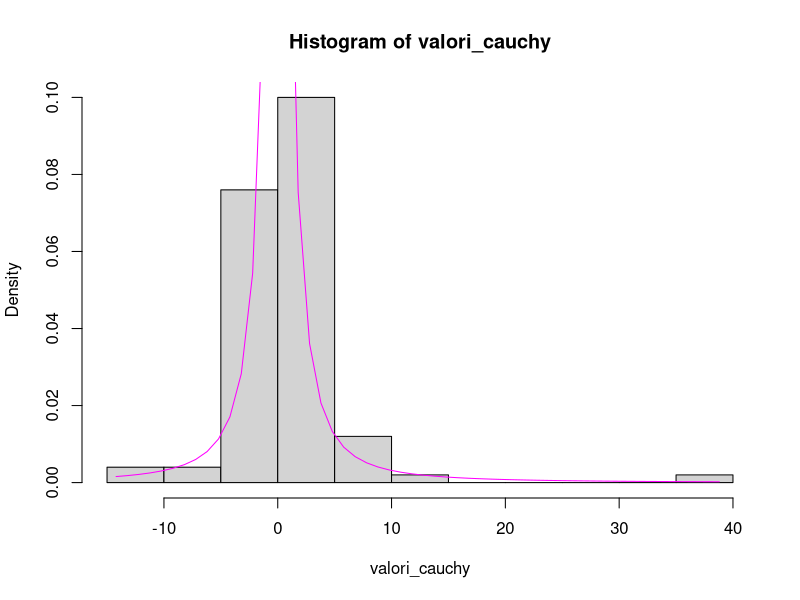
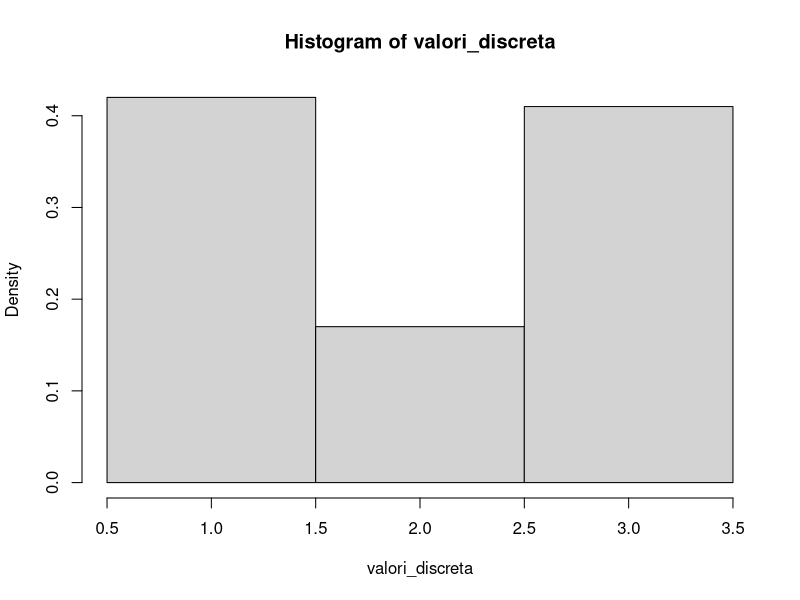
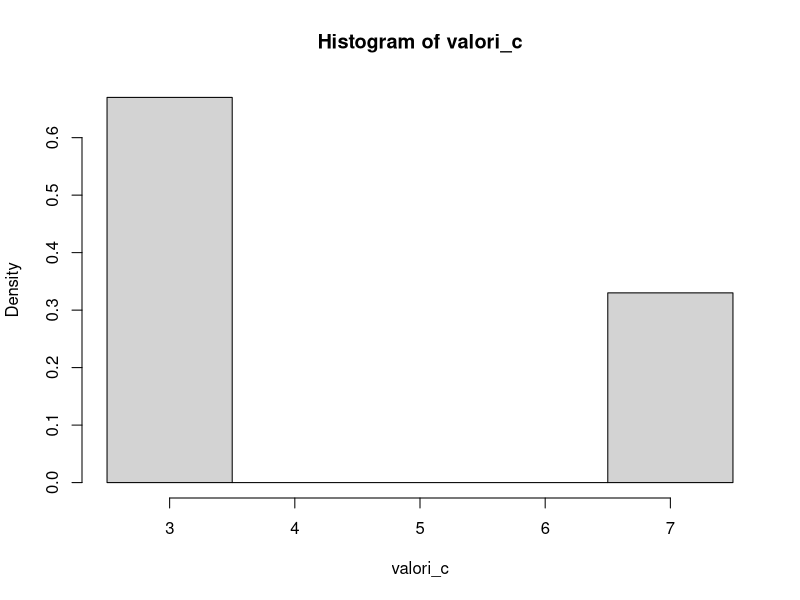
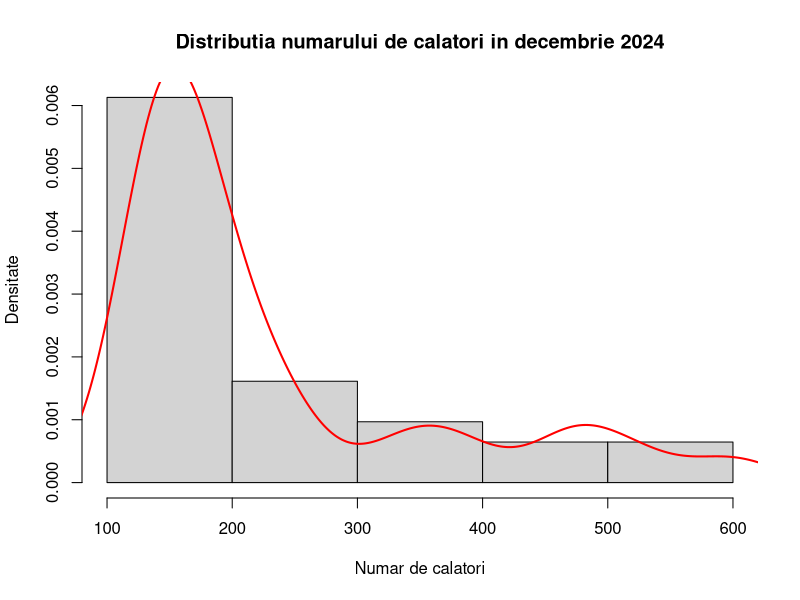
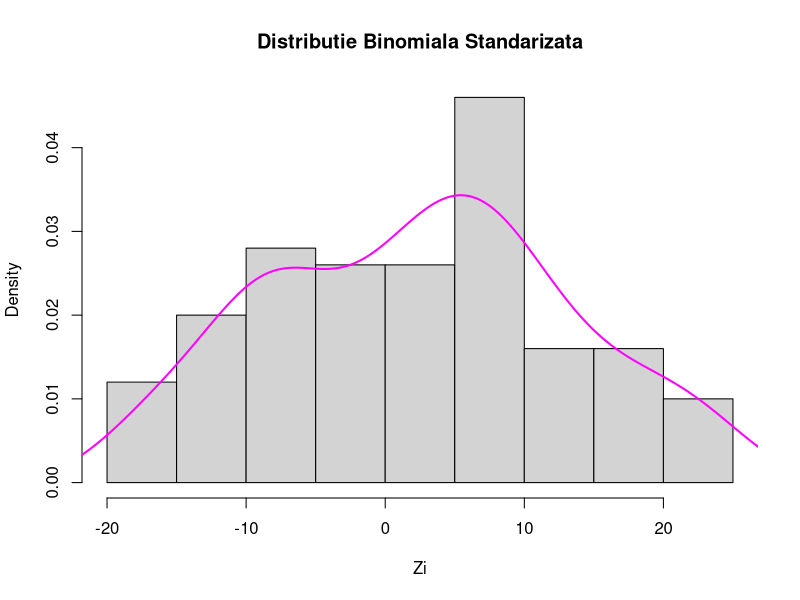
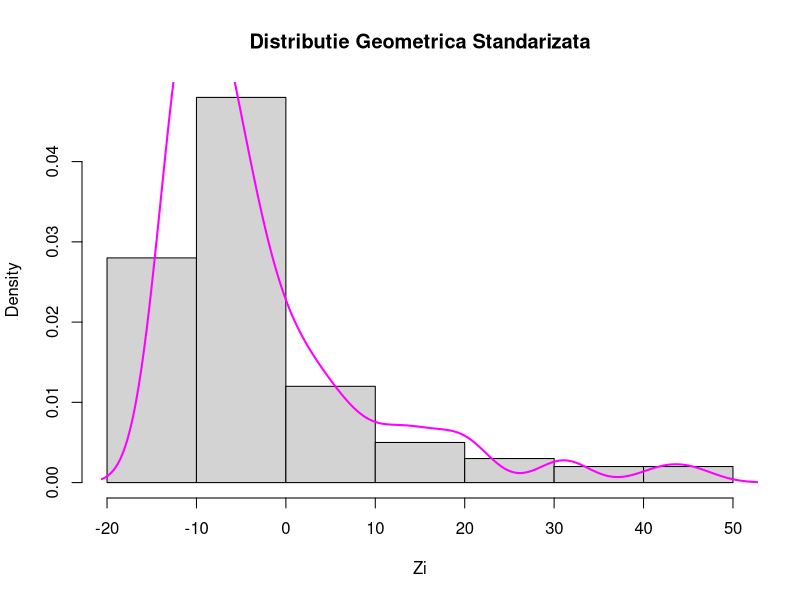
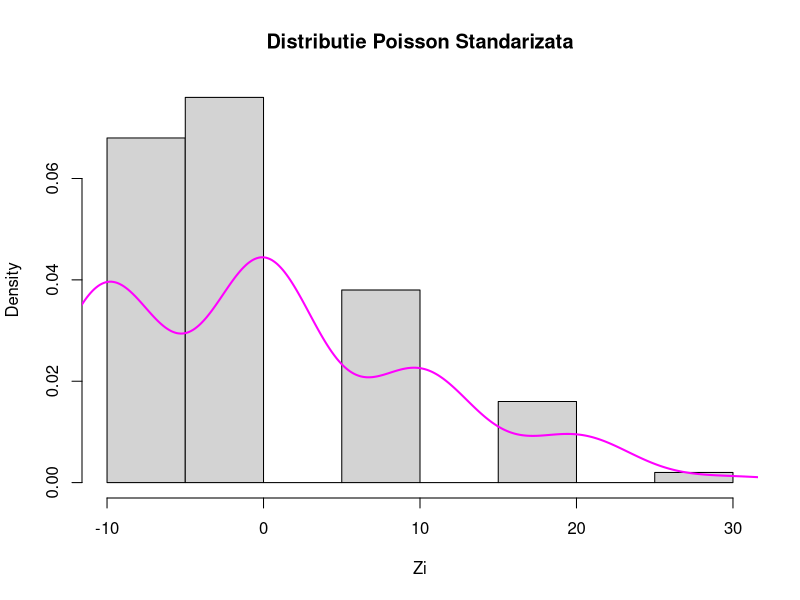
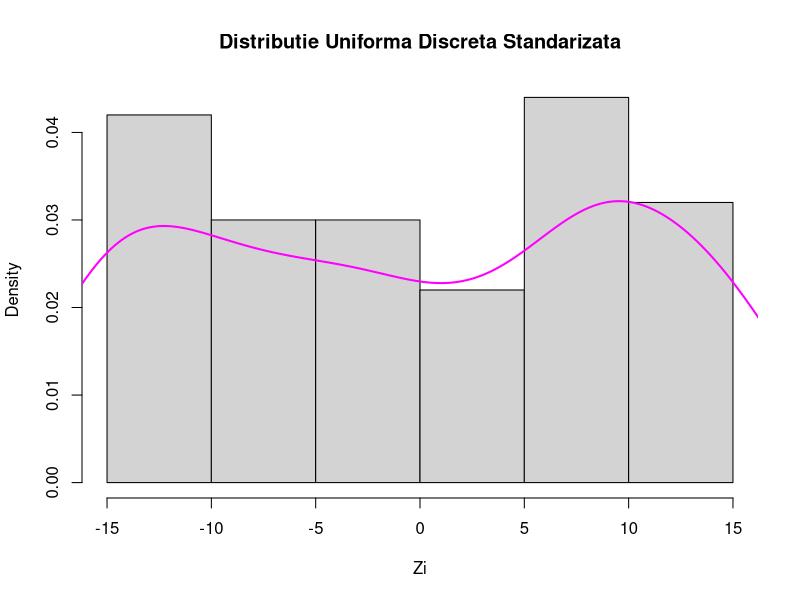

Here is the R script that generated these plots, in order: (Note: this script raises an error after producing the figures.)
###########. Ex 1 ############

# Construiti functii ȋn R care sa implementeze algoritmi de simulare pentru urmatoarele
#situatii descrise:

#### a)
# X ~ Cauchy (x0,y)
# F(x) = 1/2 + 1/pi(arctg((x-x0)/y))


simulare_cauchy <- function(n,x0,y){
  u <- runif(n)
  x <- x0 + y * tan(pi * (u - 0.5))
  return(x)
}

set.seed(576)
valori_cauchy <- simulare_cauchy(n = 100, x0 = 0, y = 1)
print(valori_cauchy)

#histograma
hist(valori_cauchy, freq = F)
t <- seq(min(valori_cauchy),max(valori_cauchy),1) 
lines(t,dcauchy(t, location = 0, scale = 1), col = "magenta")
#observam ca obtinem si numere negative.

## b)

simulare_discreta <- function(n,val,p){
  x <- rep(0,n) # vectori de 0 de n ori
  i <- 1
  while (i <= n){
    u <- runif(1)
    if (u < p[1]){
      x[i] <- val[1]
    } 
    else if ((p[1]+p[2])< u ){
      x[i] <-  val[2]
    }
    else x[i] <- val[3]
    i <- i + 1
  }
  return(x)
}

set.seed(576)
valori_discreta <- simulare_discreta(n = 100, val= c(1,2,3), p = c(1/2,1/3,1/6))
print(valori_discreta)
hist(valori_discreta, freq = F, breaks = c(0.5, 1.5, 2.5, 3.5))


# c)

simulare_c <- function(n, x1, x2, p) {
  x <- rep(0,n) # vectori de 0 de n ori
  i <- 1
  while (i <= n){
    u <- runif(1)
    if (u < p ){
      x[i] <- x2
    } 
    else x[i] <- x1
    i <- i + 1
  }
  return(x)
}

set.seed(576)
valori_c<- simulare_c(n = 100, x1 = 3, x2 = 7, p = 0.4)
print(valori_c)
hist(valori_c, freq = F,  breaks = c(2.5, 3.5, 6.5, 7.5))

#d)
#extragerea unui nr intreg cuprins intre a si b 

simulare_perturbata_aleator <- function(t,a, b) {
  n <- b - a + 1 # Numarul total de valori din interval
  k_m <- (t %% n) + a  # Pozitia corecta in interval
  
  # Calculam ponderile exponentiale
  k <- seq(a, b)
  #f <- exp(-abs(k - k_m)) #am observat cu aceasta modalitate, valorile sunt aproape numai de a
  f <- 1 / (1 + abs(k - k_m)) # Penalizare liniara in loc de exponentiala
  # Normalizam ponderile pentru a obtine probabilitati
  probabilitatile <- f / sum(f)
  
  # Alegem un numar pe baza probabilitatilor calculate
  x <- sample(k, size = 1, prob = probabilitatile)
  #prob_x <- exp(-abs(x - k_m))/sum(f)
  #x_prob <- c(x,t,k_m,prob_x)
  return(x) #return(x_prob)
}

set.seed(576)
# Obtinem ora curenta
ora <- as.numeric(format(Sys.time(), "%H"))
valori_sim_pert<- simulare_perturbata_aleator(t= ora,a=2, b= 40)
print(valori_sim_pert)


#linie STB
#ipoteza

set.seed(576)
xmin <- simulare_perturbata_aleator(t= ora,a= 100, b=350)
xmax <- simulare_perturbata_aleator(t= ora,a= 671, b=1000)
y <- simulare_perturbata_aleator(t= ora,a=xmin, b=xmax)


tipuri_zile <- simulare_discreta(n = 30, val= c(1,2,3), p = c(1/2,1/3,1/6))
zile_lejere <- sum(tipuri_zile == 1)
zile_normale <- sum(tipuri_zile == 2)
zile_aglomerate <- sum(tipuri_zile == 3)


pret_bilet <- 3 
pret_abonament <-  70

set.seed(576)
pasageri_x <- function(x){
  v <- simulare_cauchy(n = 1, x0 = 0, y = 1)
  pr <- abs(v - floor(v)) #partea fractionara a numarului v, atribuita lui p de la c)
  
  # x1,x2 extrase uniform 
  x1 <- sample(1:99, 1) 
  x2 <- sample(1:99, 1) 
  x_bilet_vector <- simulare_c(n = 1, x1 = x1, x2 = x2, p = pr) #x% din cei care nu platesc abonament au bilet
  x_bilet <- x_bilet_vector[1]
  
  z <- abs(floor(simulare_cauchy(n = 1, x0 = 5, y = 2))) 
  x_abonament <- simulare_perturbata_aleator(t = z, a=1, b= 99) # x% din total achizitioneava ab
  
  x_procent <- c(x_bilet,x_abonament)
  return (x_procent)
}

valori_pasageri_x <- pasageri_x()
#cu datele de mai sus, incepem sa rezolvam subpunctele:


#Rezolvare 
#################### a) Simulam numarul de calatori pentru fiecare zi din decembrie 2024

set.seed(576)
simulare_calatori<- function(n){
  i <- 1
  x <- rep(0,n)
  while (i<=n){
    xmin <- simulare_perturbata_aleator(t= ora,a= 100, b=350) #am observat ca valorile sunt mai apropiate de a, asa ca am pus un a mai mare
    xmax <- simulare_perturbata_aleator(t= ora,a= 671, b=1500)
    x[i] <- simulare_perturbata_aleator(t= ora,a=xmin, b=xmax)
    i <- i + 1
  }
  return (x)
}
calatori_dec <- simulare_calatori(31)
print(calatori_dec)

# Constructia histogramei
hist(calatori_dec, freq = F, 
     main = "Distributia numarului de calatori in decembrie 2024",
     xlab = "Numar de calatori", ylab = "Densitate")
lines(density(calatori_dec), col = "red", lwd = 2)



#################### b) simulare toate lunile:

# Functie pentru simularea datelor unei luni
simulare_luna <- function(n) {
  # Generam numarul de calatori pentru o luna
  calatori <- simulare_calatori(n)
  print(calatori)
  
  # Calculam statistici
  media <- round(sum(calatori)/n,2)
  minim <- min(calatori)
  maxim <- max(calatori)
  
  lejere <- sum(calatori < 350)
  normale <- sum(calatori>= 351 & calatori <= 670)
  aglomerate <- sum(calatori > 670)
  
  procent_lejere <- lejere/n *100
  procent_normale<- normale/n *100
  procent_aglomerate <- aglomerate/n *100
  
  
  # Returnam un vector cu rezultatele
  return(c(Media = media, Min = minim, Max = maxim, 
           Lejere = procent_lejere, Normale = procent_normale, Aglomerate = procent_aglomerate))
}

# Numarul de zile din fiecare luna din 2024 (an bisect)
zile_luni <- c(
  ianuarie = 31, februarie = 29, martie = 31, aprilie = 30, mai = 31,
  iunie = 30, iulie = 31, august = 31, septembrie = 30,
  octombrie = 31, noiembrie = 30, decembrie = 31
)

# Dataframe pentru stocarea rezultatelor
rezultate <- data.frame(
  Luna = names(zile_luni),
  Media = numeric(length(zile_luni)),
  Min = numeric(length(zile_luni)),
  Max = numeric(length(zile_luni)),
  Lejere = numeric(length(zile_luni)),
  Normale = numeric(length(zile_luni)),
  Aglomerate = numeric(length(zile_luni))
)

# Iteram prin fiecare luna si simulam datele
for (i in seq_along(zile_luni)) {
  rezultate[i, 2:7] <- simulare_luna(zile_luni[i])
}

# Afisam rezultatele
print(rezultate)

#################### c)
# Avem functia simulare_calatori si stim ca x_abonament % din calatori achizitioneana abonament si x_bilet% cumpara bilet 
# pe noi ne intereseaza: nr pasageri cu abonament, nr pasageri cu bilet si nr pasageri care nu platesc bilet
# sa determinam pret total din abonamenete si bilete in fiecare luna si veniturile care ar fi trebuit sa fie de pe bilete, 
#dar nu sunt
# copiez b si fac modificari


set.seed(2025)
simulare_luna_cu_venituri <- function(n) {
  calatori <- simulare_calatori(n)
  
  # Calculam statistici
  media <- round(sum(calatori)/n)
  minim <- min(calatori)
  maxim <- max(calatori)
  
  tipuri_zile <- simulare_discreta(n, val= c(1,2,3), p = c(1/2,1/3,1/6))
  zile_lejere <- sum(tipuri_zile == 1)
  zile_normale <- sum(tipuri_zile == 2)
  zile_aglomerate <- sum(tipuri_zile == 3)
  lejere <- sum(calatori < 350)
  normale <- sum(calatori>= 351 & calatori <= 670)
  aglomerate <- sum(calatori > 670)
  
  procent_lejere <- round(lejere/n *100,2)
  procent_normale<- round(normale/n *100,2)
  procent_aglomerate <- round(aglomerate/n *100,2)
  
  # Calculam veniturile si pierderile
  x_procent <- pasageri_x()  # Apelam functia care genereaza procentele
  x_bilet <- x_procent[1]  # Procentul celor care cumpara bilete
  x_abonament <- x_procent[2]  # Procentul celor care cumpara abonamente
  
  # Calculam numarul de pasageri pentru fiecare categorie
  total_calatori <- sum(calatori)
  #pt ca sunt pasageri, nr.nu poate fi cu virgula, deci rotunjim/aproximam
  achizitioneaza_abonament <- round(x_abonament / 100 * total_calatori )
  nu_achizitioneaza_abonament <- round(total_calatori - achizitioneaza_abonament)
  
  platesc_bilet <-round( x_bilet / 100 * nu_achizitioneaza_abonament)
  nu_platesc_bilet <- round(nu_achizitioneaza_abonament - platesc_bilet)
  
  # Calculam veniturile
  venituri_abonament <- achizitioneaza_abonament * pret_abonament
  venituri_bilet <- platesc_bilet * pret_bilet
  venituri_nerealizate <- nu_platesc_bilet * pret_bilet
  
  
  # Returnam un vector cu rezultatele
  return(c(Media = media, Min = minim, Max = maxim, 
           Lejere = procent_lejere,
           Normale = procent_normale, 
           Aglomerate = procent_aglomerate,
           Venit_Ab = venituri_abonament, 
           Venit_Bilet = venituri_bilet,
           Venit_Nerealizat = venituri_nerealizate))
}

# Numarul de zile din fiecare luna din 2024 (an bisect)
zile_luni <- c(
  ianuarie = 31, februarie = 29, martie = 31, aprilie = 30, mai = 31,
  iunie = 30, iulie = 31, august = 31, septembrie = 30,
  octombrie = 31, noiembrie = 30, decembrie = 31
)

# Dataframe pentru stocarea rezultatelor
rezultate_cu_venituri <- data.frame(
  Luna = names(zile_luni),
  Media = numeric(length(zile_luni)),
  Min = numeric(length(zile_luni)),
  Max = numeric(length(zile_luni)),
  Lejere = numeric(length(zile_luni)),
  Normale = numeric(length(zile_luni)),
  Aglomerate = numeric(length(zile_luni)),
  Venit_Ab = numeric(length(zile_luni)),
  Venit_B = numeric(length(zile_luni)),
  Venit_Nerealizat = numeric(length(zile_luni))
)

# Iteram prin fiecare luna si simulam datele
for (i in seq_along(zile_luni)) {
  rezultate_cu_venituri[i, 2:10] <- simulare_luna_cu_venituri(zile_luni[i])
}

# Afisam rezultatele
print(rezultate_cu_venituri)

#################### d) 

#mai intai simulam amenzile pentru o zi
# cei posibil sa primeasca amenzi sunt cei care nu platit bilet sau abonament
simulare_amenzi <- function(calatori,tip_zi){
  amenda <- 50
  plata_controlor <- 214
  nr_controale <- 2
  
  # Stabilim cate calatori pe zi nu platesc bilet
  x_procent <- pasageri_x()  # Apelam functia care genereaza procentele
  x_bilet <- x_procent[1]  # Procentul celor care cumpara bilete
  x_abonament <- x_procent[2]  # Procentul celor care cumpara abonamente
  
  achizitioneaza_abonament <- round(x_abonament / 100 * calatori )
  nu_achizitioneaza_abonament <- round(calatori - achizitioneaza_abonament)
  
  platesc_bilet <-round( x_bilet / 100 * nu_achizitioneaza_abonament)
  nu_platesc_bilet <- round(nu_achizitioneaza_abonament - platesc_bilet)
  
  # Generam nr de amenzi
  amenzi <- 0
  
  for (nr in 1:nr_controale){
    nr_verificari <- 0
    # geneream amenzile in functie de tipul zilei
    if (tip_zi == 1){
      nr_pasageri_verif <- sample(2:11,1) #nr aleator intre 2 si 11
      i <- 1
      while (i <= nr_pasageri_verif){
        if (runif(1) < 0.5){
          amenzi <- amenzi + amenda
          nr_verificari <- nr_verificari + 1
          if (nr_verificari == 3) break # se opeste dupa 3 amenzi
        }
      }
    } else if(tip_zi == 2){
      nr_pasageri_verif <- calatori
      i <- 1
      while(i <= nr_pasageri_verif){
        if (runif(1) < 0.5){
          amenzi <- amenzi + amenda
          nr_verificari <- nr_verificari + 1
          if (nr_verificari == 5) break # se opeste dupa 5 amenzi
        }
      }
    } else if(tip_zi == 3){
      nr_pasageri_verif <- sample(3:5,1)
      i <- 1
      while (i<= nr_pasageri_verif){
        if (runif(1) < 0.5){
          amenzi <- amenzi + amenda
          nr_verificari <- nr_verificari + 1
          if (nr_verificari == 1) break # se opeste dupa 5 amenzi
        }
      }
    }
  }
  
  # pierderea pe neplata biletelor pe zi
  venituri_pierdute <- nu_platesc_bilet * pret_bilet  # Pretul biletului este 3 lei
  print(venituri_pierdute)
  
  #costuri controlor
  plata_control_zi <- plata_controlor * nr_controale
  
  # profitul din amenzi vs pierderi din neplata biletelor
  profit_amenzi_zi <- amenzi - venituri_pierdute - plata_control_zi
  
  
  # Returnam rezultatele
  return(c(amenzi,venituri_pierdute,plata_control_zi,profit_amenzi_zi))
}
#exemplu
simulare_zi_lejera <- simulare_amenzi(calatori =243,tip_zi = 1)

# simulam amenzile pe luna:

simulare_amenzi_luna <- function(n) {
  calatori <- simulare_calatori(n)
  
  tipuri_zile <- simulare_discreta(n, val= c(1,2,3), p = c(1/2,1/3,1/6))
  
  # simulare amenzi pe luna
  i <- 1
  venituri_amenzi_pe_luna <- 0
  venituri_pierdute_pe_zi <- 0
  plata_control_pe_luna <- 0
  profit_amenzi_pe_zi <- 0
  zile_profit <- 0
  while (i <= n){
    simulare_amenzi_pe_zi <- simulare_amenzi(calatori = calatori[i],tip_zi =tipuri_zile[i])
    venituri_amenzi_pe_luna <- venituri_amenzi_pe_luna + simulare_amenzi_pe_zi[1]
    venituri_pierdute_pe_zi <- venituri_pierdute_pe_zi + simulare_amenzi_pe_zi[2]
    plata_control_pe_luna <- plata_control_pe_luna + simulare_amenzi_pe_zi[3]
    profit_amenzi_pe_zi <- profit_amenzi_pe_zi + simulare_amenzi_pe_zi[4]
    if (profit_amenzi_pe_zi > 0){
      zile_profit <-  zile_profit + 1
    }
    i <- i +1
  }
  
  profit_amenzi_pe_luna <- venituri_amenzi_pe_luna - venituri_pierdute_pe_zi - plata_control_pe_luna
  
  
  
  # Returnam un vector cu rezultatele
  return(c(Venit_Amenzi = venituri_amenzi_pe_luna,
           Profit = profit_amenzi_pe_luna,
           Zile_Cu_Profit = zile_profit))
}

# Numarul de zile din fiecare luna din 2024 (an bisect)
zile_luni_2025 <- c(
  ianuarie = 31, februarie = 28, martie = 31, aprilie = 30, mai = 31,
  iunie = 30, iulie = 31, august = 31, septembrie = 30,
  octombrie = 31, noiembrie = 30, decembrie = 31
)

# Dataframe pentru stocarea rezultatelor
rezultate_amenzi <- data.frame(
  Luna = names(zile_luni_2025),
  Venit_Amenzi = numeric(length(zile_luni_2025)),
  Profit = numeric(length(zile_luni_2025)),
  Zile_Cu_Profit = numeric(length(zile_luni_2025))
)

# Iteram prin fiecare luna si simulam datele
for (i in seq_along(zile_luni_2025)) {
  rezultate_amenzi[i, 2:4] <- simulare_amenzi_luna(zile_luni_2025[i])
}

# Afisam rezultatele
print(rezultate_amenzi)


#################### e) 
#mai departe folosesc functia anterioara
simulare_amenzi_fraudat <- function(calatori,tip_zi){
  amenda <- 50
  plata_controlor <- 214
  nr_controale <- 3
  
  
  # Stabilim cate calatori pe zi nu platesc bilet
  x_procent <- pasageri_x()  # Apelam functia care genereaza procentele
  x_bilet <- x_procent[1]  # Procentul celor care cumpara bilete
  x_abonament <- x_procent[2]  # Procentul celor care cumpara abonamente
  
  achizitioneaza_abonament <- round(x_abonament / 100 * calatori )
  nu_achizitioneaza_abonament <- round(calatori - achizitioneaza_abonament)
  
  platesc_bilet <-round( x_bilet / 100 * nu_achizitioneaza_abonament)
  nu_platesc_bilet <- round(nu_achizitioneaza_abonament - platesc_bilet)
  
  # Generam nr de amenzi
  amenzi <- 0
  venit_pastrat <- 0
  
  for (nr in 1:nr_controale){
    nr_verificari <- 0
    medie_pastrat <- 0
    # geneream amenzile in functie de tipul zilei
    if (tip_zi == 1){
      nr_pasageri_verif <- sample(2:11,1) #nr aleator intre 2 si 11
      i <- 1
      while (i <= nr_pasageri_verif){
        if (runif(1) < 0.5){
          amenzi <- amenzi + amenda
          nr_verificari <- nr_verificari + 1
          if (nr_verificari == 3) break # se opeste dupa 3 amenzi
        }
      }
    } else if(tip_zi == 2){
      nr_pasageri_verif <- calatori
      i <- 1
      while(i <= nr_pasageri_verif){
        if (runif(1) < 0.5){
          amenzi <- amenzi + amenda
          nr_verificari <- nr_verificari + 1
          if (nr_verificari == 5) break # se opeste dupa 5 amenzi
        }
      }
    } else if(tip_zi == 3){
      nr_pasageri_verif <- sample(3:5,1)
      i <- 1
      while (i<= nr_pasageri_verif){
        if (runif(1) < 0.5){
          amenzi <- amenzi + amenda
          nr_verificari <- nr_verificari + 1
          if (nr_verificari == 1) break # se opeste dupa 5 amenzi
        }
      }
    }
    medie_pastrat <- 30/100 * amenzi
    venit_pastrat <- venit_pastrat + medie_pastrat
  }
  
  # pierderea pe neplata biletelor pe zi
  venituri_pierdute <- nu_platesc_bilet * pret_bilet  # Pretul biletului este 3 lei
  print(venituri_pierdute)
  
  #costuri controlor
  plata_control_zi <- plata_controlor * nr_controale
  
  # profitul din amenzi vs pierderi din neplata biletelor
  profit_amenzi_zi <- amenzi - venituri_pierdute - plata_control_zi - venit_pastrat
  
  
  # Returnam rezultatele
  return(c(amenzi,venituri_pierdute,plata_control_zi,profit_amenzi_zi,venit_pastrat))
}

simulare_amenzi_luna_fraudat <- function(n) {
  calatori <- simulare_calatori(n)
  
  tipuri_zile <- simulare_discreta(n, val= c(1,2,3), p = c(1/2,1/3,1/6))
  
  # simulare amenzi pe luna
  i <- 1
  venituri_amenzi_pe_luna <- 0
  venituri_pierdute_pe_zi <- 0
  plata_control_pe_luna <- 0
  profit_amenzi_pe_zi <- 0
  zile_profit <- 0
  venit_pastrat_pe_zi <- 0
  while (i <= n){
    simulare_amenzi_pe_zi <- simulare_amenzi_fraudat(calatori = calatori[i],tip_zi =tipuri_zile[i])
    venituri_amenzi_pe_luna <- venituri_amenzi_pe_luna + simulare_amenzi_pe_zi[1]
    venituri_pierdute_pe_zi <- venituri_pierdute_pe_zi + simulare_amenzi_pe_zi[2]
    plata_control_pe_luna <- plata_control_pe_luna + simulare_amenzi_pe_zi[3]
    profit_amenzi_pe_zi <- profit_amenzi_pe_zi + simulare_amenzi_pe_zi[4]
    venit_pastrat_pe_zi <- venit_pastrat_pe_zi + simulare_amenzi_pe_zi[5]
    
    if (profit_amenzi_pe_zi > 0){
      zile_profit <-  zile_profit + 1
    }
    i <- i +1
  }
  
  profit_amenzi_pe_luna <- venituri_amenzi_pe_luna - venituri_pierdute_pe_zi - plata_control_pe_luna - venit_pastrat_pe_zi
  
  
  
  # Returnam un vector cu rezultatele
  return(c(Venit_Amenzi = venituri_amenzi_pe_luna,
           Profit = profit_amenzi_pe_luna,
           Zile_Cu_Profit = zile_profit,
           Venit_neraportat = venit_pastrat_pe_zi))
}


# Numarul de zile din fiecare luna din 2024 (an bisect)
zile_luni_2025 <- c(
  ianuarie = 31, februarie = 28, martie = 31, aprilie = 30, mai = 31,
  iunie = 30, iulie = 31, august = 31, septembrie = 30,
  octombrie = 31, noiembrie = 30, decembrie = 31
)

# Dataframe pentru stocarea rezultatelor
rezultate_frauda <- data.frame(
  Luna = names(zile_luni_2025),
  Venit_Amenzi = numeric(length(zile_luni_2025)),
  Profit = numeric(length(zile_luni_2025)),
  Zile_Cu_Profit = numeric(length(zile_luni_2025)),
  Venit_neraportat = numeric(length(zile_luni_2025))
)

# Iteram prin fiecare luna si simulam datele
for (i in seq_along(zile_luni_2025)) {
  rezultate_frauda[i, 2:5] <- simulare_amenzi_luna_fraudat(zile_luni_2025[i])
}

# Afisam rezultatele
print(rezultate_frauda)

#Observam ca desi venitul pe amenzi este mai mare cu 3 controlori, faptul ca pentru fiecare control nu se 
#declara 30%, profitul este mult mai mic


#Ex 3
#1) Calculati P(Zn <= x) pentru repartiile urmatoare stiind ca Zn = sqrt(n)*(sum(Xi)-media)/sigma:
#X1,X2,...Xn i.i.d.
# media = E[X1]
# sigma = Var(X1)
# X_bar = 1/n *sum(Xi)

#Aplicand TLC pe Zn avem ca converge in distributie la N(0,1), i.e Zn -> N(0,1)(in distr),
# deci folosim pnorm() pentru a calcula P(Zn <= x) in cadrul unei distributii normale standard


##### Repartitia binomiala Xi ~ Bin(n,p)
# media binomialei = n*p
#varianta binomialei = n*p*(1-p)

# Functie pentru simularea unei repartitii binomiale si calculul P(Zn <= x)
simuleaza_binomiala <- function(n, p) {
  media <-  n * p
  sigma <- sqrt(n*p*(1-p))
  
  # Generarea de variabile aleatoare geometrice
  X<- rbinom(n, size = n, prob = p)
  cat("V.a binomiala X:", X, "\n\n")

  X_bar <- mean(X)
  cat("X_bar_geom:", X_bar, "\n\n")
  
  # Calculul lui Zi (pt fiecare x)
  Zi <- sqrt(n) * (X - media) / sigma
  cat("Zi_binom:", Zi, "\n\n")
  
  Zn <- sqrt(n) * (X_bar - media) / sigma
  # Calculul probabilitatii P(Zn <= x)
  
  prob_zn <- pnorm(Zn)
  cat("P(Zn <= x):", prob_zn, "\n\n")
  prob_zi <- pnorm(Zi)
  cat("P(Zi <= x):", prob_zi, "\n\n")
  
  # Returnare
  return(Zi)
}

# Exemplu de apel al functiei
prob_binomiala <- simuleaza_binomiala(n = 100, p = 0.5)


##### Repartitia geometrica: Xi ~ Geom(p)
# media  = 1/p
#varianta  = (1-p)/p^2
simuleaza_geometrica <- function(n, p) {
  media <- 1 / p
  sigma <- sqrt((1 - p) / p^2)
  
  # Generarea de variabile aleatoare geometrice
  X <- rgeom(n, prob = p)
  cat("V.a geometrica X:", X, "\n\n")
  
  X_bar <- mean(X)
  cat("X_bar_geom:", X_bar, "\n\n")
  
  # Calculul lui Zi (pt fiecare x)
  Zi <- sqrt(n) * (X - media) / sigma
  cat("Zi_geometrica:", Zi, "\n\n")
  
  Zn <- sqrt(n) * (X_bar - media) / sigma
  # Calculul probabilitatii P(Zn <= x)
  
  prob_zn <- pnorm(Zn)
  cat("P(Zn <= x):", prob_zn, "\n\n")
  prob_zi <- pnorm(Zi)
  cat("P(Zi <= x):", prob_zi, "\n\n")
  
  # Returnare
  return(Zi)
}

prob_geometrica <- simuleaza_geometrica(n = 100, p = 0.3)

##### Repartitia poisson: Xi ~ Poisson(lambda)
# media  = lambda
#varianta  = lambda
simuleaza_poisson <- function(n, lambda) {
  media <- lambda
  sigma <- sqrt(lambda)
  
  # Generarea de variabile aleatoare Poisson
  X <- rpois(n, lambda = lambda)
  cat("V.a poisson X:", X, "\n\n")
  
  X_bar <- mean(X)
  cat("X_bar_pois:", X_bar, "\n\n")
  
  # Calculul lui Zi (pt fiecare x)
  Zi <- sqrt(n) * (X - media) / sigma
  cat("Zi_poisson:", Zi, "\n\n")
  
  Zn <- sqrt(n) * (X_bar - media) / sigma
  # Calculul probabilitatii P(Zn <= x)
  
  prob_zn <- pnorm(Zn)
  cat("P(Zn <= x):", prob_zn, "\n\n")
  prob_zi <- pnorm(Zi)
  cat("P(Zi <= x):", prob_zi, "\n\n")
  
  # Returnare
  return(Zi)
}

prob_poisson <- simuleaza_poisson(n = 100, lambda = 1)

  
##### Repartitia uniforma pe caz discret: Xi ~ Unif{a,....,b}
# media  = a+b/2
#varianta  = ((b-a+1)^2 -1)/12
simuleaza_uniforma_discreta <- function(n, a, b) {
  media <- (a + b) / 2
  sigma <- sqrt(((b - a + 1)^2 - 1) / 12)
  
  # Generarea de variabile aleatoare uniforme discrete
  X <- sample(a:b, n, replace = TRUE)
  cat("V.a uniforme discrete X:", X, "\n\n")
  
  X_bar <- mean(X)
  cat("X_bar_unif:", X_bar, "\n\n")
  
  # Calculul lui Zi (pt fiecare x)
  Zi <- sqrt(n) * (X - media) / sigma
  cat("Zi_uniforma_discreta:", Zi, "\n\n")
  
  Zn <- sqrt(n) * (X_bar - media) / sigma
  # Calculul probabilitatii P(Zn <= x)
  
  prob_zn <- pnorm(Zn)
  cat("P(Zn <= x):", prob_zn, "\n\n")
  prob_zi <- pnorm(Zi)
  cat("P(Zi <= x):", prob_zi, "\n\n")
  
  # Returnare
  return(Zi)
}

prob_unif_discreta <- simuleaza_uniforma_discreta(n = 100, a = 1, b = 6)

##### Repartitia uniforma pe caz continuu: Xi ~ Unif((a,b))
# media  = a+b/2
#varianta  = (b-a)^2/12
simuleaza_uniforma_continua <- function(n, a, b) {
  media <- (a + b) / 2
  sigma <- sqrt((b-a)^2/12)
  
  # Generarea de variabile aleatoare uniforme continue
  X <- runif(n,min=a,max=b)
  cat("V.a uniforme continue X:", X, "\n\n")
  
  X_bar <- mean(X)
  cat("X_bar_unif:", X_bar, "\n\n")
  
  # Calculul lui Zi (pt fiecare x)
  Zi <- sqrt(n) * (X - media) / sigma
  cat("Zi_uniforma_continua:", Zi, "\n\n")
  
  Zn <- sqrt(n) * (X_bar - media) / sigma
  # Calculul probabilitatii P(Zn <= x)
  
  prob_zn <- pnorm(Zn)
  cat("P(Zn <= x):", prob_zn, "\n\n")
  prob_zi <- pnorm(Zi)
  cat("P(Zi <= x):", prob_zi, "\n\n")
  
  # Returnare
  return(Zi)
}

prob_unif_cont <- simuleaza_uniforma_continua(n = 100, a = 1, b = 6)

##### Repartitia exponentiala: Xi ~ Exp(lambda)
# media  = 1/lambda
#varianta  = 1/lambda^2
simuleaza_exponentiala<- function(n, lambda) {
  media <- 1/lambda
  sigma <- sqrt(1/lambda^2)
  
  # Generarea de variabile aleatoare exponentiale
  X <- rexp(n,rate = lambda)
  cat("V.a exponentiale X:", X, "\n\n")
  
  X_bar <- mean(X)
  cat("X_bar_exp:", X_bar, "\n\n")
  
  # Calculul lui Zi (pt fiecare x)
  Zi <- sqrt(n) * (X - media) / sigma
  cat("Zi_exponentiala:", Zi, "\n\n")
  
  Zn <- sqrt(n) * (X_bar - media) / sigma
  # Calculul probabilitatii P(Zn <= x)
  
  prob_zn <- pnorm(Zn)
  cat("P(Zn <= x):", prob_zn, "\n\n")
  prob_zi <- pnorm(Zi)
  cat("P(Zi <= x):", prob_zi, "\n\n")
  
  # Returnare
  return(Zi)
}

prob_exponentiala<- simuleaza_exponentiala(n = 100, lambda = 0.4)


##### Repartitia gamma: Xi ~ Gamma(alpha,beta)
# media  = alpha*beta
#varianta  = alpha*beta^2
simuleaza_gamma<- function(n, alpha,beta) {
  media <- alpha*beta
  sigma <- sqrt(alpha*beta^2)
  
  # Generarea de variabile aleatoare gamma
  X <- rgamma(n,shape = alpha, rate = beta)
  cat("V.a gamma X:", X, "\n\n")
  
  X_bar <- mean(X)
  cat("X_bar_gamma:", X_bar, "\n\n")
  
  ## Calculul lui Zi (pt fiecare x)
  Zi <- sqrt(n) * (X - media) / sigma
  cat("Zi_gamma:", Zi, "\n\n")
  
  Zn <- sqrt(n) * (X_bar - media) / sigma
  # Calculul probabilitatii P(Zn <= x)
  
  prob_zn <- pnorm(Zn)
  cat("P(Zn <= x):", prob_zn, "\n\n")
  prob_zi <- pnorm(Zi)
  cat("P(Zi <= x):", prob_zi, "\n\n")
  
  # Returnare
  return(Zi)
}

prob_Gamma<- simuleaza_gamma(n = 100, alpha = 2, beta =1)


##### Repartitia beta: Xi ~ Beta(alpha,beta)
# media  = alpha/(alpha + beta)
#varianta  = alpha*beta/((alpha+beta)^2*(alpha+beta+1))
simuleaza_beta<- function(n, alpha,beta) {
  media <- alpha/(alpha + beta)
  sigma <- sqrt(alpha*beta/((alpha+beta)^2*(alpha+beta+1)))
  
  # Generarea de variabile aleatoare Beta
  X <- rbeta(n,shape1 = alpha, shape2 = beta)
  cat("V.a beta X:", X, "\n\n")
  
  X_bar <- mean(X)
  cat("X_bar_beta:", X_bar, "\n\n")
  
  # Calculul lui Zi (pt fiecare x)
  Zi <- sqrt(n) * (X - media) / sigma
  cat("Zi_beta:", Zi, "\n\n")
  
  Zn <- sqrt(n) * (X_bar - media) / sigma
  # Calculul probabilitatii P(Zn <= x)
  
  prob_zn <- pnorm(Zn)
  cat("P(Zn <= x):", prob_zn, "\n\n")
  prob_zi <- pnorm(Zi)
  cat("P(Zi <= x):", prob_zi, "\n\n")
  
  # Returnare
  return(Zi)
}

prob_beta<- simuleaza_beta(n = 100, alpha = 2, beta =5)


########## 2) Reprezentati grafic functiile obtinute la 1).
Zi_binomiala <- prob_binomiala
hist(Zi_binomiala, main = "Distributie Binomiala Standarizata", 
     xlab = "Zi", probability = TRUE)
lines(density(Zi_binomiala), col = "magenta", lwd = 2)


Zi_geometrica <- prob_geometrica
hist(Zi_geometrica, main = "Distributie Geometrica Standarizata", 
     xlab = "Zi", probability = TRUE)
lines(density(Zi_geometrica), col = "magenta", lwd = 2)


Zi_poisson<- prob_poisson
hist(Zi_poisson, main = "Distributie Poisson Standarizata", breaks = "Scott",
     xlab = "Zi", probability = TRUE)
lines(density(Zi_poisson), col = "magenta", lwd = 2)


Zi_unif_discret <- prob_unif_discreta
hist(Zi_unif_discret, main = "Distributie Uniforma Discreta Standarizata",
     xlab = "Zi", probability = TRUE)
lines(density(Zi_unif_discret), col = "magenta", lwd = 2)


Zi_unif_continua<- prob_unif_cont
hist(Zi_unif_continua, main = "Distributie Uniforma Continua Standarizata",
     xlab = "Zi", probability = TRUE)
lines(density(Zi_unif_continua), col = "magenta", lwd = 2)


Zi_exponentiala <- prob_exponentiala
hist(Zi_exponentiala, main = "Distributie Exponentiala Standarizata",
     xlab = "Zi", probability = TRUE)
lines(density(Zi_exponentiala), col = "magenta", lwd = 2)


Zi_gamma <- prob_Gamma
hist(Zi_gamma, main = "Distributie Gamma Standarizata",
     xlab = "Zi", probability = TRUE)
lines(density(Zi_gamma), col = "magenta", lwd = 2)

Zi_beta <- prob_beta
hist(Zi_beta, main = "Distributie Beta Standarizata",
     xlab = "Zi", probability = TRUE)
lines(density(Zi_beta), col = "magenta", lwd = 2)


#3)
#momentul de ordinul trei este legat de modul in care valorile unei distributii sunt distribuite in jurul mediei sale.
# Pt o v.a X, momentul de ordin 3 este definit ca: μ3 = E[(X-μ)^3]
#Simetria distributiei: Daca momentul de ordinul trei este 0, distributia este simetrica in jurul mediei (de exemplu, distributia normala).
#Asimetria: Daca momentul de ordinul trei este pozitiv (adica  μ3>0), distributia are o coada mai lunga pe partea dreapta (distributie asimetrica pozitiv sau dreapta).
#           Daca momentul de ordinul trei este negativ (adica μ3<0), distributia are o coada mai lunga pe partea stanga (distributie asimetrica negativa sau stanga).
# Functie pentru calculul diferentei absolute intre P(Zn <= x) si functia de repartitie a normalei standard

# Functia supremului Berry-Esseen
berry_esseen_sup <- function(n, dist_fun, medie_x, var_x) {
  x <- dist_fun(n)  # Generam n valori din distributie
  x_bar <- mean(x)
  sigma_x <- sqrt(var_x)  # Deviatia standard teoretica
  
  Z_n <- (x_bar - medie_x) / (sigma_x / sqrt(n))  # Standardizare
  F_n <- ecdf(Z_n)  # Functia de repartitie empirica
  
  supremum_func <- function(x) {
    abs(F_n(x) - pnorm(x))
  }
  
  rezultat_sup <- optimize(supremum_func, interval = c(-3, 3), maximum = TRUE)
  return(rezultat_sup$objective)
}

# Lista de distributii discrete si continue cu parametrii lor
distributii <- list(
  list(name = "Binomiala(10, 0.5)", dist_fun = function(n) rbinom(n, size = 10, prob = 0.5),
       param = list(X = "binomiala", n = 10, p = 0.5)),
  
  list(name = "Geometrica(0.3)", dist_fun = function(n) rgeom(n, prob = 0.3),
       param = list(X = "geometrica", p = 0.3)),
  
  list(name = "Poisson(λ=4)", dist_fun = function(n) rpois(n, lambda = 4),
       param = list(X = "poisson", lambda = 4)),
  
  list(name = "Uniform Discreta(0,10)", dist_fun = function(n) sample(0:10, n, replace = TRUE),
       param = list(X = "uniforma", caz = "discret", a = 0, b = 10)),
  
  list(name = "Uniform(0,1)", dist_fun = function(n) runif(n, 0, 1),
       param = list(X = "uniforma", caz = "continuu", a = 0, b = 1)),
  
  list(name = "Exponentiala(1)", dist_fun = function(n) rexp(n, rate = 1),
       param = list(X = "exponentiala", lambda = 1)),
  
  list(name = "Gamma(2,1)", dist_fun = function(n) rgamma(n, shape = 2, rate = 1),
       param = list(X = "gamma", alpha = 2, beta = 1)),
  
  list(name = "Beta(2,5)", dist_fun = function(n) rbeta(n, shape1 = 2, shape2 = 5),
       param = list(X = "beta", alpha = 2, beta = 5))
)

n <- 100 
rezultate_sup <- data.frame(Distributii = character(), Supremum = numeric(), stringsAsFactors = FALSE)  

# Calculam supremul pentru fiecare distributie
for (dist in distributii) {
  params <- dist$param
  medie_var <- do.call(calcul_medie, params)  # Calculam media si varianta
  
  
  supremum <- berry_esseen_sup(n, dist$dist_fun, medie_var["media"], medie_var["varianta"])
  
  rezultate_sup <- rbind(rezultate_sup, data.frame(Distributii = dist$name, Supremum = supremum))  
}

# Afisare rezultate
print(rezultate_sup)


#4 Functie care calculeaza media si varianta unei distributii. Tipul repartitiei este 
#trimis prin denumire sau functie de masa/densitate
#Facem doua functii, una in care sa calcul media si varianta repartitiei dupa denumire 
#si alta in care calculam dupa functie pt caz cont, si discret


###################################################
# Functia calcul_medie 
calcul_medie <- function(X, caz = NULL, n = NULL, p = NULL, 
                         a = NULL, b = NULL, lambda = NULL, 
                         alpha = NULL, beta = NULL, miu = NULL, sigma2 = NULL, 
                         x = NULL, p_val = NULL) {
  # Verificam daca X este un string (denumirea distributiei)
  if (is.character(X)) {
    if (X == "binomiala") {
      media <- n * p
      varianta <- n * p * (1 - p)  
    } else if (X == "geometrica") {
      media <- 1 / p
      varianta <- (1 - p) / p^2
    } else if (X == "poisson") {
      media <- lambda
      varianta <- lambda
    } else if (X == "uniforma" && caz == "discret") {
      media <- (a + b) / 2
      varianta <- ((b - a + 1)^2 - 1) / 12
    } else if (X == "uniforma" && caz == "continuu") {
      media <- (a + b) / 2
      varianta <- (b - a)^2 / 12
    } else if (X == "normala") {
      media <- miu
      varianta <- sigma2
    } else if (X == "exponentiala") {
      media <- 1 / lambda
      varianta <- 1 / lambda^2
    } else if (X == "gamma") {
      media <- alpha * beta
      varianta <- alpha * beta^2
    } else if (X == "beta") {
      media <- alpha / (alpha + beta)
      varianta <- alpha * beta / ((alpha + beta)^2 * (alpha + beta + 1))
    } else {
      stop("Distributia specificata nu este recunoscuta.")
    }
  }
  # Verificam daca X este o functie
  else if (is.function(X)) {
    if (caz == "continuu") {
      media <- integrate(function(x) x * X(x), lower = -Inf, upper = Inf)$value
      varianta <- integrate(function(x) (x - media)^2 * X(x), lower = -Inf, upper = Inf)$value
    } else if (caz == "discret") {
      # Calculeaza media si varianta pentru cazuri discrete
      if (is.null(x) || is.null(p_val)) {
        stop("Pentru cazul discret, trebuie sa oferiti vectorii x si p_val.")
      }
      media <- sum(x * p_val)
      varianta <- sum((x - media)^2 * p_val)
    } else {
      stop("Trebuie specificat daca cazul este continuu sau discret.")
    }
  } else {
    stop("Trebuie specificata fie denumirea distributiei, fie o functie X.")
  }
  
  # Returnam media si varianta
  return(c(media = media, varianta = varianta))
}


# Exemple de utilizare:

# 1. **Pentru denumire - Distributie binomiala:**
# Parametrii pentru distributia binomiala
n <- 10  # Numarul de incercari
p <- 0.3  # Probabilitatea de succes

# Calculam media si varianta
rezultat_binomial <- calcul_medie("binomiala", n = n, p = p)
print("Rezultate pentru distributia binomiala (prin denumire):")
print(rezultat_binomial)



##2. Parametrii pentru distributia exponentiala
# Parametrii pentru distributia exponentiala
lambda <- 1  # Rata

# Functia de densitate pentru distributia exponentiala
X_exponential <- function(x) {
  ifelse(x >= 0, lambda * exp(-lambda * x), 0)
}

# Calculam media si varianta
rezultat_exponential <- calcul_medie(X_exponential, caz = "continuu")
print("Rezultate pentru distributia exponentiala (prin functie, caz continuu):")
print(rezultat_exponential)
